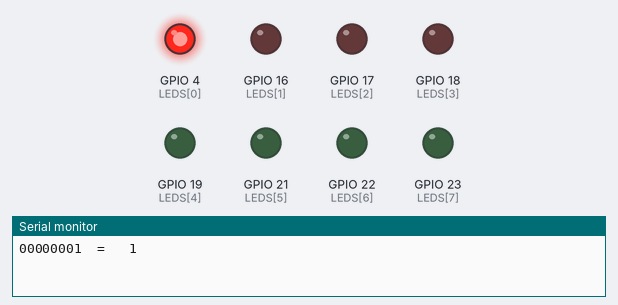
A sketch run on a simulated ESP32. On the bench: output pins drawn as LEDs (lit = HIGH), the last lines printed to the serial monitor.

Above: at 0.1 s.
At 0.3 s:
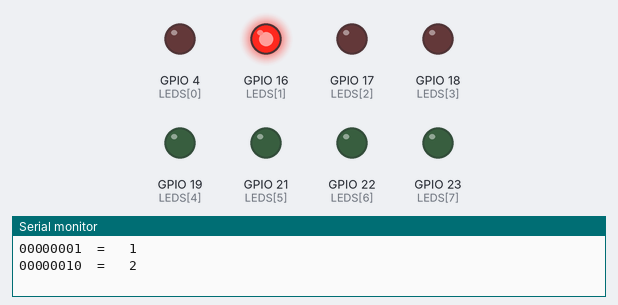
At 0.7 s:
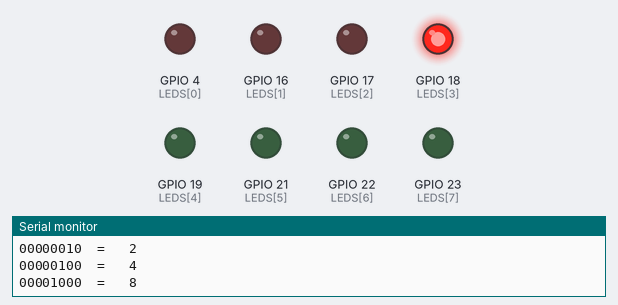
At 1.3 s:
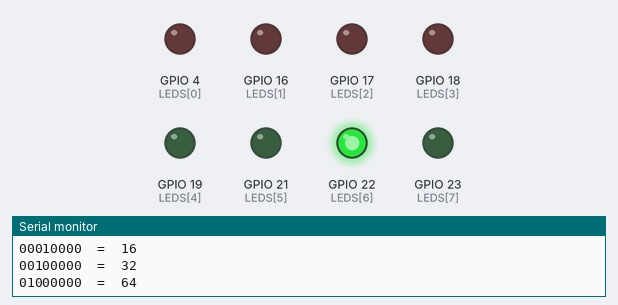
At 2.1 s:
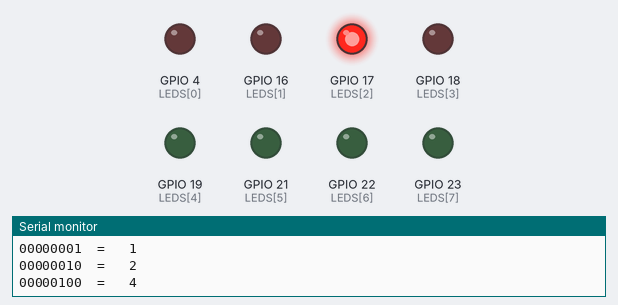
At 3.1 s:
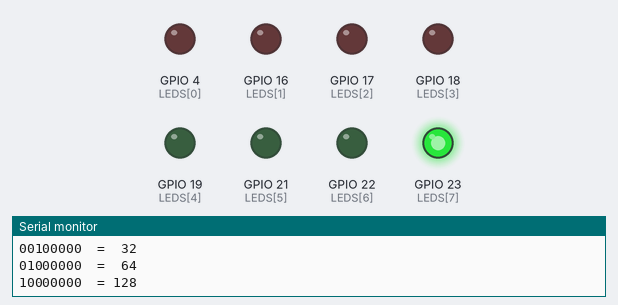
Timing chart, 0 to 3.7 s (numbered marks = the images above):
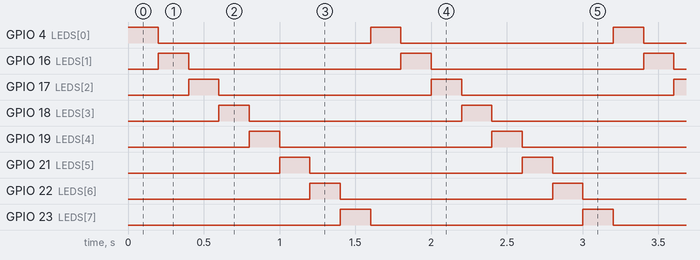

Measured:
- by itself, GPIO 4 (LEDS[0]), GPIO 16 (LEDS[1]), GPIO 17 (LEDS[2]), GPIO 18 (LEDS[3]), GPIO 19 (LEDS[4]), GPIO 21 (LEDS[5]), GPIO 22 (LEDS[6]), GPIO 23 (LEDS[7]): alternates HIGH for 0.20 s and LOW for 1.4 s
- by itself, everything shown: repeats every 1.6 s, in 8 steps

The sketch:

sketch.ino
```cpp
// Clase 5 - Ejemplo 3: Barrido con desplazamientos
// Un solo bit en 1 que "camina" de L0 a L7 usando <<.
// Compararlo con el barrido de la Clase 4: aquí no hay digitalWrite en el loop,
// solo una variable que se desplaza y mostrarByte().

#include <Arduino.h>

const int LEDS[8] = {4, 16, 17, 18, 19, 21, 22, 23};  // L0 ... L7

void mostrarByte(uint8_t valor) {
  for (int i = 0; i < 8; i++) {
    digitalWrite(LEDS[i], (valor >> i) & 1);
  }
}

void imprimirBinario(uint8_t valor) {
  for (int i = 7; i >= 0; i--) {
    Serial.printf("%d", (valor >> i) & 1);
  }
}

void setup() {
  Serial.begin(115200);
  for (int i = 0; i < 8; i++) {
    pinMode(LEDS[i], OUTPUT);
  }
}

void loop() {
  uint8_t patron = 0b00000001;     // arranca con L0 encendido
  for (int i = 0; i < 8; i++) {
    mostrarByte(patron);
    imprimirBinario(patron);
    Serial.printf("  = %3u\n", patron);   // 1, 2, 4, 8, ... ¡se duplica!
    delay(200);
    patron = patron << 1;          // corre todos los bits un lugar a la izquierda
  }
  // Después de 8 desplazamientos el 1 "se cae" por la izquierda y patron vale 0
  Serial.printf("Despues de 8 shifts: %u\n\n", patron);
}
```
